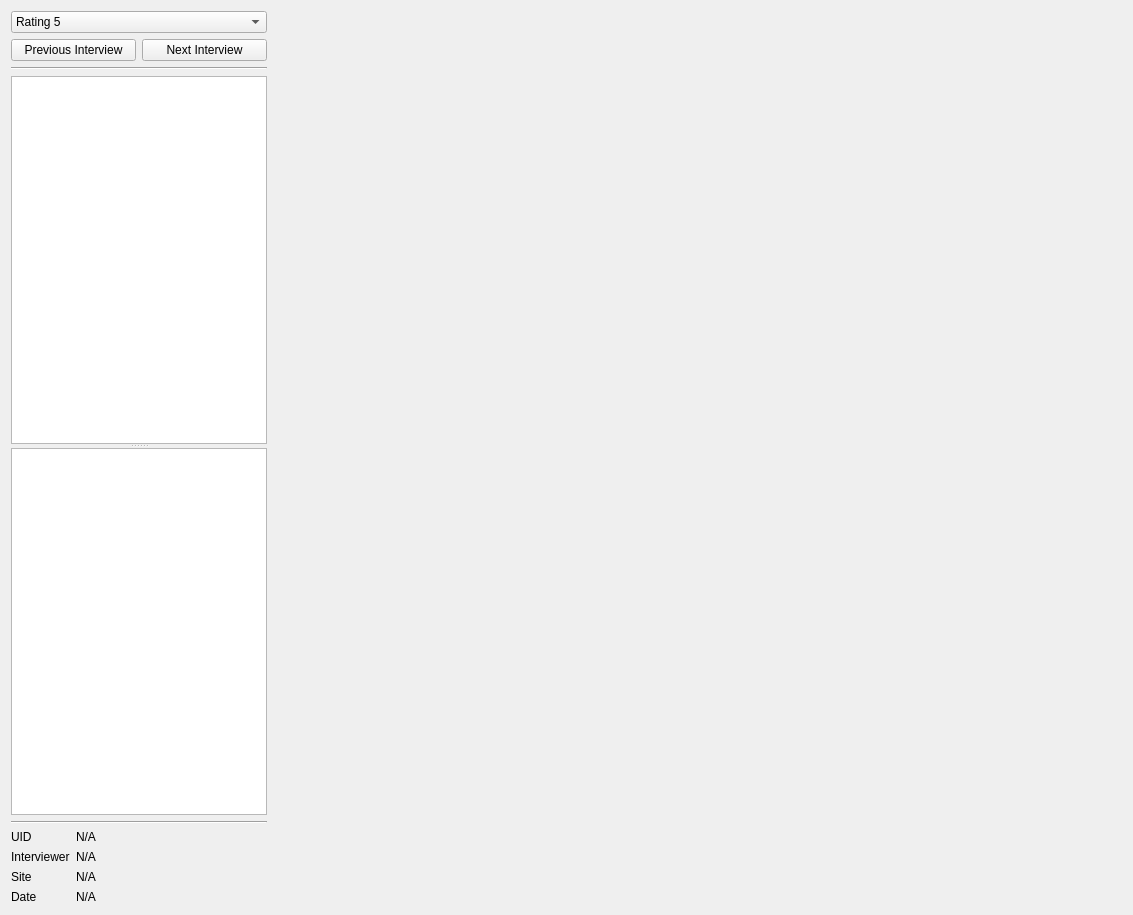
<?xml version="1.0" encoding="UTF-8"?>
<ui version="4.0">
 <class>QAlderAtlasWidget</class>
 <widget class="QWidget" name="QAlderAtlasWidget">
  <property name="geometry">
   <rect>
    <x>0</x>
    <y>0</y>
    <width>1133</width>
    <height>915</height>
   </rect>
  </property>
  <property name="windowTitle">
   <string>Form</string>
  </property>
  <layout class="QHBoxLayout" name="horizontalLayout">
   <item>
    <layout class="QVBoxLayout" name="verticalLayout">
     <item>
      <widget class="QComboBox" name="ratingComboBox">
       <property name="currentIndex">
        <number>4</number>
       </property>
       <item>
        <property name="text">
         <string>Rating 1</string>
        </property>
       </item>
       <item>
        <property name="text">
         <string>Rating 2</string>
        </property>
       </item>
       <item>
        <property name="text">
         <string>Rating 3</string>
        </property>
       </item>
       <item>
        <property name="text">
         <string>Rating 4</string>
        </property>
       </item>
       <item>
        <property name="text">
         <string>Rating 5</string>
        </property>
       </item>
      </widget>
     </item>
     <item>
      <layout class="QHBoxLayout" name="buttonLayout">
       <item>
        <widget class="QPushButton" name="previousPushButton">
         <property name="text">
          <string>Previous Interview</string>
         </property>
        </widget>
       </item>
       <item>
        <widget class="QPushButton" name="nextPushButton">
         <property name="text">
          <string>Next Interview</string>
         </property>
        </widget>
       </item>
      </layout>
     </item>
     <item>
      <widget class="Line" name="line1">
       <property name="orientation">
        <enum>Qt::Horizontal</enum>
       </property>
      </widget>
     </item>
     <item>
      <widget class="QSplitter" name="splitter">
       <property name="orientation">
        <enum>Qt::Vertical</enum>
       </property>
       <widget class="QTextEdit" name="helpTextEdit">
        <property name="sizePolicy">
         <sizepolicy hsizetype="Minimum" vsizetype="Minimum">
          <horstretch>0</horstretch>
          <verstretch>0</verstretch>
         </sizepolicy>
        </property>
        <property name="minimumSize">
         <size>
          <width>200</width>
          <height>0</height>
         </size>
        </property>
       </widget>
       <widget class="QTextEdit" name="noteTextEdit">
        <property name="sizePolicy">
         <sizepolicy hsizetype="Minimum" vsizetype="Minimum">
          <horstretch>0</horstretch>
          <verstretch>0</verstretch>
         </sizepolicy>
        </property>
        <property name="minimumSize">
         <size>
          <width>200</width>
          <height>0</height>
         </size>
        </property>
       </widget>
      </widget>
     </item>
     <item>
      <widget class="Line" name="line2">
       <property name="orientation">
        <enum>Qt::Horizontal</enum>
       </property>
      </widget>
     </item>
     <item>
      <layout class="QFormLayout" name="formLayout">
       <item row="0" column="0">
        <widget class="QLabel" name="infoUIdLabel">
         <property name="text">
          <string>UID</string>
         </property>
        </widget>
       </item>
       <item row="0" column="1">
        <widget class="QLabel" name="infoUIdValueLabel">
         <property name="text">
          <string>N/A</string>
         </property>
        </widget>
       </item>
       <item row="1" column="0">
        <widget class="QLabel" name="infoInterviewerLabel">
         <property name="sizePolicy">
          <sizepolicy hsizetype="Fixed" vsizetype="Preferred">
           <horstretch>0</horstretch>
           <verstretch>0</verstretch>
          </sizepolicy>
         </property>
         <property name="text">
          <string>Interviewer</string>
         </property>
        </widget>
       </item>
       <item row="1" column="1">
        <widget class="QLabel" name="infoInterviewerValueLabel">
         <property name="text">
          <string>N/A</string>
         </property>
        </widget>
       </item>
       <item row="2" column="0">
        <widget class="QLabel" name="infoSiteLabel">
         <property name="sizePolicy">
          <sizepolicy hsizetype="Fixed" vsizetype="Preferred">
           <horstretch>0</horstretch>
           <verstretch>0</verstretch>
          </sizepolicy>
         </property>
         <property name="text">
          <string>Site</string>
         </property>
        </widget>
       </item>
       <item row="2" column="1">
        <widget class="QLabel" name="infoSiteValueLabel">
         <property name="text">
          <string>N/A</string>
         </property>
        </widget>
       </item>
       <item row="3" column="0">
        <widget class="QLabel" name="infoDateLabel">
         <property name="sizePolicy">
          <sizepolicy hsizetype="Fixed" vsizetype="Preferred">
           <horstretch>0</horstretch>
           <verstretch>0</verstretch>
          </sizepolicy>
         </property>
         <property name="text">
          <string>Date</string>
         </property>
        </widget>
       </item>
       <item row="3" column="1">
        <widget class="QLabel" name="infoDateValueLabel">
         <property name="text">
          <string>N/A</string>
         </property>
        </widget>
       </item>
      </layout>
     </item>
    </layout>
   </item>
   <item>
    <widget class="QVTKWidget" name="imageWidget">
     <property name="sizePolicy">
      <sizepolicy hsizetype="Expanding" vsizetype="Preferred">
       <horstretch>0</horstretch>
       <verstretch>0</verstretch>
      </sizepolicy>
     </property>
    </widget>
   </item>
  </layout>
 </widget>
 <customwidgets>
  <customwidget>
   <class>QVTKWidget</class>
   <extends>QWidget</extends>
   <header>QVTKWidget.h</header>
   <container>1</container>
  </customwidget>
 </customwidgets>
 <resources/>
 <connections/>
</ui>
